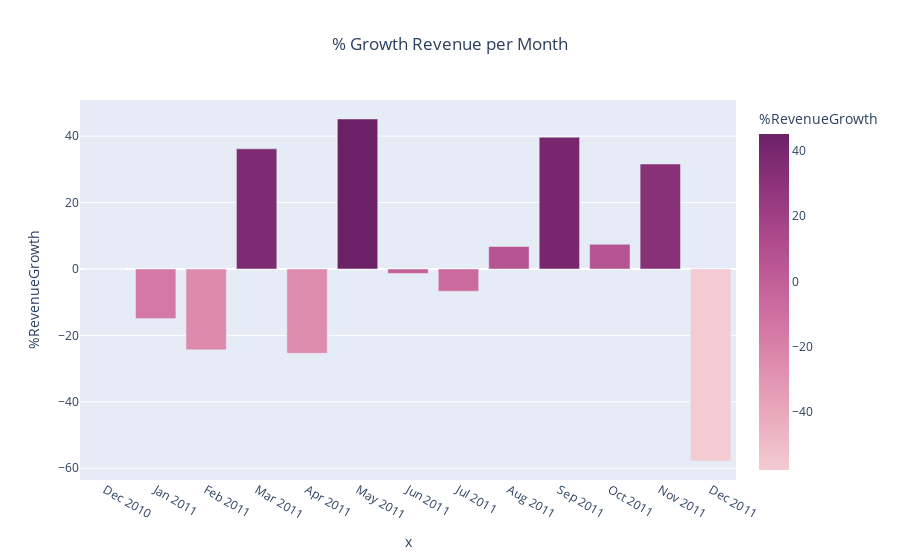

Write notebook code for a chart like this one.
### Code cell
# Membuat grafik % pertumbuhan revenue
fig = px.bar(sales_month, x=sales_month['YearMonth'].dt.strftime('%b %Y'), y=sales_month['%RevenueGrowth'],
             title = '% Growth Revenue per Month',
             color=sales_month['%RevenueGrowth'],
             color_continuous_scale = 'Magenta')
fig.update_layout(title_x = 0.5)
fig.show()

### Figure 1 — Plotly figure (JSON) as saved in the notebook; plotly's stock layout.template omitted (floating-point values rounded to 4 significant figures)
{"data": [{"alignmentgroup": "True", "hovertemplate": "x=%{x}<br>%RevenueGrowth=%{marker.color}<extra></extra>", "legendgroup": "", "marker": {"color": [0, -14.92, -24.35, 36.17, -25.4, 45.16, -1.34, -6.67, 6.77, 39.68, 7.43, 31.61, -57.81], "coloraxis": "coloraxis", "pattern": {"shape": ""}}, "name": "", "offsetgroup": "", "orientation": "v", "showlegend": false, "textposition": "auto", "type": "bar", "x": ["Dec 2010", "Jan 2011", "Feb 2011", "Mar 2011", "Apr 2011", "May 2011", "Jun 2011", "Jul 2011", "Aug 2011", "Sep 2011", "Oct 2011", "Nov 2011", "Dec 2011"], "xaxis": "x", "y": [0, -14.92, -24.35, 36.17, -25.4, 45.16, -1.34, -6.67, 6.77, 39.68, 7.43, 31.61, -57.81], "yaxis": "y"}], "layout": {"barmode": "relative", "coloraxis": {"colorbar": {"title": {"text": "%RevenueGrowth"}}, "colorscale": [[0, "rgb(243, 203, 211)"], [0.1667, "rgb(234, 169, 189)"], [0.3333, "rgb(221, 136, 172)"], [0.5, "rgb(202, 105, 157)"], [0.6667, "rgb(177, 77, 142)"], [0.8333, "rgb(145, 53, 125)"], [1, "rgb(108, 33, 103)"]]}, "legend": {"tracegroupgap": 0}, "title": {"text": "% Growth Revenue per Month", "x": 0.5}, "xaxis": {"anchor": "y", "domain": [0, 1], "title": {"text": "x"}}, "yaxis": {"anchor": "x", "domain": [0, 1], "title": {"text": "%RevenueGrowth"}}}}
